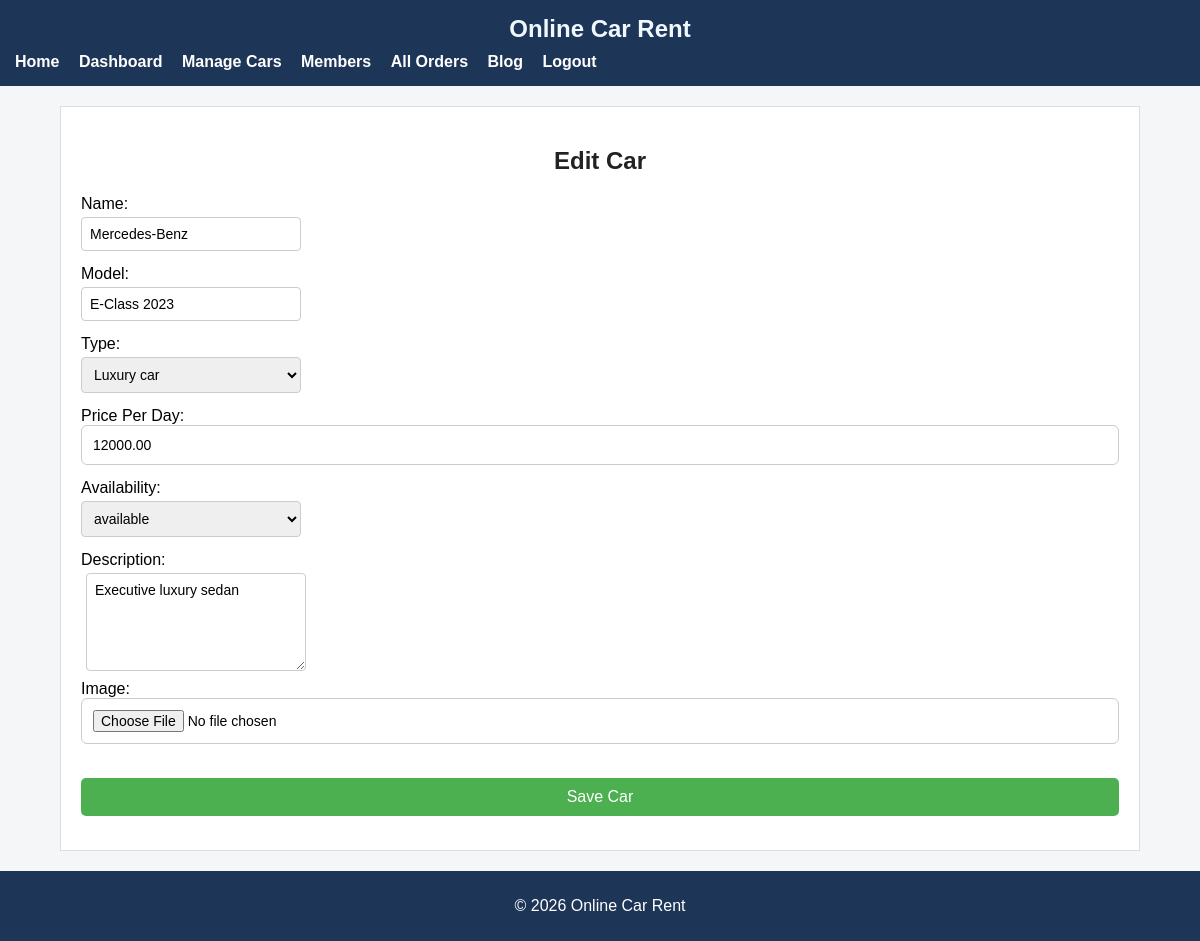
The page /views/car_form.php?id=6 (signed in) on the database its author committed.
### tables this page shows
CREATE TABLE `cars` (
  `id`                  INT(11)        NOT NULL AUTO_INCREMENT,
  `name`                VARCHAR(100)   NOT NULL,
  `model`               VARCHAR(100)   NOT NULL,
  `type`                VARCHAR(50)    NOT NULL
                          COMMENT 'Private car | Microbus | Pick-up | SUV | Luxury car',
  `price_per_day`       DECIMAL(10,2)  NOT NULL,
  `availability_status` ENUM('available','unavailable') NOT NULL DEFAULT 'available',
  `image_path`          VARCHAR(255)   DEFAULT NULL,
  `description`         TEXT           DEFAULT NULL,
  `created_at`          TIMESTAMP      NOT NULL DEFAULT CURRENT_TIMESTAMP,
  PRIMARY KEY (`id`)
);

### models/carModel.php (called while the page is built, shortened)
<?php
function getCarById($id){
    $con = getConnection();
    $sql = "select * from cars where id=?";
    $stmt = mysqli_prepare($con, $sql);
    mysqli_stmt_bind_param($stmt, "i", $id);
    mysqli_stmt_execute($stmt);
    return mysqli_stmt_get_result($stmt);
}
?>

### views/car_form.php (the view, shortened to what this page needs)
<?php
    require_once __DIR__ . '/../models/carModel.php';
    include('header.php');
    $id = $_GET['id']??'';
    $car = ['id'=>'',
            'name'=>'',
            'model'=>'',
            'type'=>'Private car',
            'price_per_day'=>'',
            'availability_status'=>'available',
            'image_path'=>'',
            'description'=>''];
    if($id != ''){
        $result = getCarById($id);
        if(mysqli_num_rows($result) == 1){
             $car = mysqli_fetch_assoc($result);
        }
    }
?>
<div class="container">
    <h2><?php if($id=='') {echo 'Add Car';} else {echo 'Edit Car';} ?></h2>
    <form action="../controllers/carController.php" method="post" enctype="multipart/form-data" onsubmit="return carValidation()">
        Name:<br>
        <input type="text" name="name" id="name" value="<?php echo htmlspecialchars($car['name']); ?>"><br>
        Model:<br>
        <input type="text" name="model" id="model" value="<?php echo htmlspecialchars($car['model']); ?>"><br>
        Type:<br>
        <select name="type">
            <option value="Luxury car" <?php if($car['type']=='Luxury car'){echo 'selected';}?>>Luxury car</option>
        </select><br>
        Price Per Day:<br>
        <input type="number" step="0.01" name="price_per_day" id="price_per_day" value="<?php echo htmlspecialchars($car['price_per_day']); ?>"><br>
        Availability:<br>
        <select name="availability_status">
            <option value="available" <?php if($car['availability_status']=='available'){echo 'selected';}?>>available</option>
        </select><br>
        Description:<br>
        <textarea name="description" id="description" rows="5"><?php echo htmlspecialchars($car['description']); ?></textarea><br>
        Image:<br><input type="file" name="image"><br>
        <input type="submit" name="save_car" value="Save Car">
    </form>
</div>
<?php include('footer.php'); ?>

### assets/style.css (style rules this page uses)
* { box-sizing: border-box; font-family: Arial, sans-serif; }
body { margin: 0; min-height: 100vh; background: #f4f6f8; display: flex; flex-direction: column; }
h2 { text-align: center; margin-bottom: 20px; color: #222; }
input, select { width: 100%; padding: 11px; margin-bottom: 14px; border: 1px solid #ccc; border-radius: 6px; font-size: 14px; }
.container { width: 90%; margin: 20px auto; background: white; padding: 20px; min-height: 450px; border: 1px solid #ddd; }
textarea { padding: 8px; margin: 5px; width: 260px; }
input[type="date"], input[type="text"], input[type="email"], input[type="password"], select, textarea { padding: 8px; width: 220px; margin-top: 4px; border: 1px solid #ccc; border-radius: 4px; font-size: 14px; }
input[type="submit"] { margin-top: 20px; padding: 10px 25px; background: #4caf50; color: #fff; border: none; border-radius: 5px; font-size: 16px; cursor: pointer; }

### rows shown on the page
cars: name "Mercedes-Benz", model "E-Class 2023", type "Luxury car", price_per_day "12000.00", availability_status "available", description "Executive luxury sedan"
